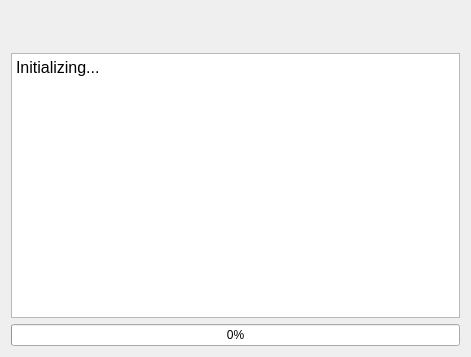
<?xml version="1.0" encoding="UTF-8"?>
<ui version="4.0">
 <class>convertDialog</class>
 <widget class="QDialog" name="convertDialog">
  <property name="geometry">
   <rect>
    <x>0</x>
    <y>0</y>
    <width>471</width>
    <height>357</height>
   </rect>
  </property>
  <property name="windowTitle">
   <string>Converting...</string>
  </property>
  <property name="windowIcon">
   <iconset resource="images.qrc">
    <normaloff>:/Resources/havok.png</normaloff>:/Resources/havok.png</iconset>
  </property>
  <layout class="QVBoxLayout" name="verticalLayout">
   <item>
    <widget class="QLabel" name="label">
     <property name="styleSheet">
      <string notr="true">background-color: transparent; color: #ffaa00; font-size: 23pt;  qproperty-alignment: AlignCenter;</string>
     </property>
     <property name="text">
      <string/>
     </property>
    </widget>
   </item>
   <item>
    <widget class="QTextBrowser" name="textBrowser">
     <property name="readOnly">
      <bool>true</bool>
     </property>
     <property name="html">
      <string>&lt;!DOCTYPE HTML PUBLIC &quot;-//W3C//DTD HTML 4.0//EN&quot; &quot;http://www.w3.org/TR/REC-html40/strict.dtd&quot;&gt;
&lt;html&gt;&lt;head&gt;&lt;meta name=&quot;qrichtext&quot; content=&quot;1&quot; /&gt;&lt;style type=&quot;text/css&quot;&gt;
p, li { white-space: pre-wrap; }
&lt;/style&gt;&lt;/head&gt;&lt;body style=&quot; font-family:'MS Shell Dlg 2'; font-size:8.25pt; font-weight:400; font-style:normal;&quot;&gt;
&lt;p style=&quot; margin-top:0px; margin-bottom:0px; margin-left:0px; margin-right:0px; -qt-block-indent:0; text-indent:0px;&quot;&gt;&lt;span style=&quot; font-size:12pt;&quot;&gt;Initializing...&lt;/span&gt;&lt;/p&gt;
&lt;p style=&quot;-qt-paragraph-type:empty; margin-top:0px; margin-bottom:0px; margin-left:0px; margin-right:0px; -qt-block-indent:0; text-indent:0px; font-size:12pt;&quot;&gt;&lt;br /&gt;&lt;/p&gt;
&lt;p style=&quot;-qt-paragraph-type:empty; margin-top:0px; margin-bottom:0px; margin-left:0px; margin-right:0px; -qt-block-indent:0; text-indent:0px; font-size:12pt;&quot;&gt;&lt;br /&gt;&lt;/p&gt;&lt;/body&gt;&lt;/html&gt;</string>
     </property>
    </widget>
   </item>
   <item>
    <widget class="QProgressBar" name="progressBar">
     <property name="value">
      <number>0</number>
     </property>
     <property name="orientation">
      <enum>Qt::Horizontal</enum>
     </property>
    </widget>
   </item>
  </layout>
 </widget>
 <resources>
  <include location="images.qrc"/>
 </resources>
 <connections/>
</ui>
